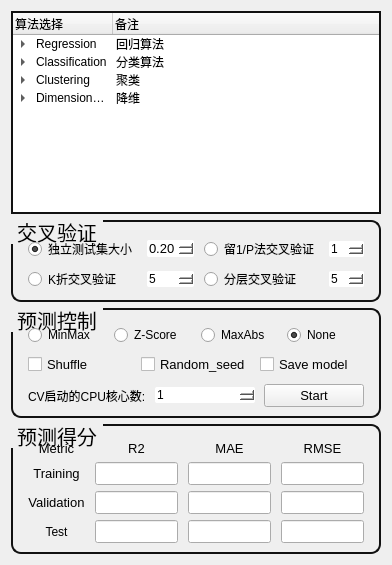
<?xml version="1.0" encoding="UTF-8"?>
<ui version="4.0">
 <class>MdiSubW_ModelTrain</class>
 <widget class="QWidget" name="MdiSubW_ModelTrain">
  <property name="geometry">
   <rect>
    <x>0</x>
    <y>0</y>
    <width>389</width>
    <height>565</height>
   </rect>
  </property>
  <property name="maximumSize">
   <size>
    <width>450</width>
    <height>16777215</height>
   </size>
  </property>
  <property name="windowTitle">
   <string>Form</string>
  </property>
  <property name="styleSheet">
   <string notr="true"/>
  </property>
  <layout class="QVBoxLayout" name="verticalLayout_4">
   <item>
    <layout class="QVBoxLayout" name="verticalLayout_3">
     <item>
      <widget class="QTreeWidget" name="treeWidget_AlgorithmSelection">
       <property name="minimumSize">
        <size>
         <width>0</width>
         <height>150</height>
        </size>
       </property>
       <property name="styleSheet">
        <string notr="true">QTreeWidget{
    border: 2px solid rgb(17, 17, 17);

    margin-top: 0em;
}</string>
       </property>
       <attribute name="headerVisible">
        <bool>true</bool>
       </attribute>
       <attribute name="headerCascadingSectionResizes">
        <bool>false</bool>
       </attribute>
       <attribute name="headerMinimumSectionSize">
        <number>50</number>
       </attribute>
       <attribute name="headerHighlightSections">
        <bool>true</bool>
       </attribute>
       <attribute name="headerShowSortIndicator" stdset="0">
        <bool>false</bool>
       </attribute>
       <attribute name="headerStretchLastSection">
        <bool>true</bool>
       </attribute>
       <column>
        <property name="text">
         <string>算法选择</string>
        </property>
       </column>
       <column>
        <property name="text">
         <string>备注</string>
        </property>
       </column>
       <item>
        <property name="text">
         <string>Regression</string>
        </property>
        <property name="text">
         <string>回归算法</string>
        </property>
        <item>
         <property name="text">
          <string>Support Vector Machine Regression</string>
         </property>
         <property name="checkState">
          <enum>Unchecked</enum>
         </property>
         <property name="text">
          <string>支持向量机回归</string>
         </property>
        </item>
        <item>
         <property name="text">
          <string>Ridge Regression</string>
         </property>
         <property name="checkState">
          <enum>Unchecked</enum>
         </property>
         <property name="text">
          <string>岭回归</string>
         </property>
        </item>
        <item>
         <property name="text">
          <string>Random Forest Regression</string>
         </property>
         <property name="checkState">
          <enum>Unchecked</enum>
         </property>
         <property name="text">
          <string>随机森林回归</string>
         </property>
        </item>
        <item>
         <property name="text">
          <string>Neural Networks Regression</string>
         </property>
         <property name="checkState">
          <enum>Unchecked</enum>
         </property>
         <property name="text">
          <string>神经网络回归</string>
         </property>
        </item>
        <item>
         <property name="text">
          <string>Linear Regression</string>
         </property>
         <property name="checkState">
          <enum>Unchecked</enum>
         </property>
         <property name="text">
          <string>线性回归</string>
         </property>
        </item>
        <item>
         <property name="text">
          <string>Lasso Regression</string>
         </property>
         <property name="checkState">
          <enum>Unchecked</enum>
         </property>
         <property name="text">
          <string>套索回归</string>
         </property>
        </item>
        <item>
         <property name="text">
          <string>K-Nearest Neighbors Regression</string>
         </property>
         <property name="checkState">
          <enum>Unchecked</enum>
         </property>
         <property name="text">
          <string>K近邻回归</string>
         </property>
        </item>
        <item>
         <property name="text">
          <string>Gradient Boosting Regression Trees</string>
         </property>
         <property name="checkState">
          <enum>Unchecked</enum>
         </property>
         <property name="text">
          <string>梯度提升回归树</string>
         </property>
        </item>
        <item>
         <property name="text">
          <string>Elastic Net</string>
         </property>
         <property name="checkState">
          <enum>Unchecked</enum>
         </property>
         <property name="text">
          <string>弹性网络</string>
         </property>
        </item>
        <item>
         <property name="text">
          <string>Decision Tree Regression</string>
         </property>
         <property name="checkState">
          <enum>Unchecked</enum>
         </property>
         <property name="text">
          <string>决策树回归</string>
         </property>
        </item>
       </item>
       <item>
        <property name="text">
         <string>Classification</string>
        </property>
        <property name="text">
         <string>分类算法</string>
        </property>
        <item>
         <property name="text">
          <string>XGBoost</string>
         </property>
         <property name="checkState">
          <enum>Unchecked</enum>
         </property>
         <property name="text">
          <string>极端梯度提升</string>
         </property>
        </item>
        <item>
         <property name="text">
          <string>Support Vector Machine Classification</string>
         </property>
         <property name="checkState">
          <enum>Unchecked</enum>
         </property>
         <property name="text">
          <string>支持向量机分类</string>
         </property>
        </item>
        <item>
         <property name="text">
          <string>Random Forest Classification</string>
         </property>
         <property name="checkState">
          <enum>Unchecked</enum>
         </property>
         <property name="text">
          <string>随机森林分类</string>
         </property>
        </item>
        <item>
         <property name="text">
          <string>Neural Networks Classification</string>
         </property>
         <property name="checkState">
          <enum>Unchecked</enum>
         </property>
         <property name="text">
          <string>神经网络</string>
         </property>
        </item>
        <item>
         <property name="text">
          <string>Naive Bayes</string>
         </property>
         <property name="checkState">
          <enum>Unchecked</enum>
         </property>
         <property name="text">
          <string>朴素贝叶斯</string>
         </property>
        </item>
        <item>
         <property name="text">
          <string>Logistic Regression</string>
         </property>
         <property name="checkState">
          <enum>Unchecked</enum>
         </property>
         <property name="text">
          <string>逻辑回归</string>
         </property>
        </item>
        <item>
         <property name="text">
          <string>LightGBM</string>
         </property>
         <property name="checkState">
          <enum>Unchecked</enum>
         </property>
         <property name="text">
          <string>轻量级梯度提升机</string>
         </property>
        </item>
        <item>
         <property name="text">
          <string>K-Nearest Neighbors</string>
         </property>
         <property name="checkState">
          <enum>Unchecked</enum>
         </property>
         <property name="text">
          <string>K近邻分类</string>
         </property>
        </item>
        <item>
         <property name="text">
          <string>Gradient Boosting Trees</string>
         </property>
         <property name="checkState">
          <enum>Unchecked</enum>
         </property>
         <property name="text">
          <string>梯度提升树</string>
         </property>
        </item>
        <item>
         <property name="text">
          <string>Decision Tree</string>
         </property>
         <property name="checkState">
          <enum>Unchecked</enum>
         </property>
         <property name="text">
          <string>决策树</string>
         </property>
        </item>
        <item>
         <property name="text">
          <string>CatBoost</string>
         </property>
         <property name="checkState">
          <enum>Unchecked</enum>
         </property>
         <property name="text">
          <string>Cat提升算法</string>
         </property>
        </item>
        <item>
         <property name="text">
          <string>AdaBoost</string>
         </property>
         <property name="checkState">
          <enum>Unchecked</enum>
         </property>
         <property name="text">
          <string>自适应提升算法</string>
         </property>
        </item>
       </item>
       <item>
        <property name="text">
         <string>Clustering</string>
        </property>
        <property name="text">
         <string>聚类</string>
        </property>
        <item>
         <property name="text">
          <string>K-Means Clustering</string>
         </property>
         <property name="text">
          <string>K均值聚类</string>
         </property>
        </item>
        <item>
         <property name="text">
          <string>Self-Organizing Maps</string>
         </property>
         <property name="text">
          <string>自组织映射</string>
         </property>
        </item>
        <item>
         <property name="text">
          <string>Density Peak Clustering</string>
         </property>
         <property name="text">
          <string>密度峰值聚类</string>
         </property>
        </item>
        <item>
         <property name="text">
          <string>Mean Shift Clustering</string>
         </property>
         <property name="text">
          <string>均值漂移聚类</string>
         </property>
        </item>
        <item>
         <property name="text">
          <string>SpectralClustering</string>
         </property>
         <property name="text">
          <string>光谱聚类</string>
         </property>
        </item>
        <item>
         <property name="text">
          <string>Gaussian Mixture Models</string>
         </property>
         <property name="text">
          <string>高斯混合模型</string>
         </property>
        </item>
        <item>
         <property name="text">
          <string>HierarchicalClustering</string>
         </property>
         <property name="text">
          <string>层次聚类</string>
         </property>
        </item>
        <item>
         <property name="text">
          <string>Ordering Points To ldentify the Clustering Structure</string>
         </property>
         <property name="text">
          <string>OPTICS算法</string>
         </property>
        </item>
        <item>
         <property name="text">
          <string>Density-Based Spatial Clustering of Applications with Noise</string>
         </property>
         <property name="text">
          <string>DBSCAN算法</string>
         </property>
        </item>
       </item>
       <item>
        <property name="text">
         <string>Dimensionality reduction</string>
        </property>
        <property name="text">
         <string>降维</string>
        </property>
        <item>
         <property name="text">
          <string>Autoencoders</string>
         </property>
         <property name="text">
          <string>自动编码器</string>
         </property>
        </item>
        <item>
         <property name="text">
          <string>Principal Component Analysis</string>
         </property>
         <property name="text">
          <string>主成分分析</string>
         </property>
        </item>
        <item>
         <property name="text">
          <string>Factor Analysis</string>
         </property>
         <property name="text">
          <string>因子分析</string>
         </property>
        </item>
        <item>
         <property name="text">
          <string>Linear Discriminant Analysis</string>
         </property>
         <property name="text">
          <string>线性判别分析</string>
         </property>
        </item>
        <item>
         <property name="text">
          <string>Multidimensional Scaling</string>
         </property>
         <property name="text">
          <string>多维尺度缩减</string>
         </property>
        </item>
        <item>
         <property name="text">
          <string>Independent Component Analysis</string>
         </property>
         <property name="text">
          <string>独立成分分析</string>
         </property>
        </item>
        <item>
         <property name="text">
          <string>Uniform Manifold Approximation and Projection</string>
         </property>
         <property name="text">
          <string>UMAP算法</string>
         </property>
        </item>
        <item>
         <property name="text">
          <string>t-Distributed Stochastic Neighbor Embedding</string>
         </property>
         <property name="text">
          <string>t-分布随机邻域嵌入</string>
         </property>
        </item>
       </item>
      </widget>
     </item>
     <item>
      <layout class="QVBoxLayout" name="verticalLayout_2">
       <item>
        <widget class="QGroupBox" name="groupBox_CrossVaildation">
         <property name="sizePolicy">
          <sizepolicy hsizetype="Preferred" vsizetype="Preferred">
           <horstretch>0</horstretch>
           <verstretch>0</verstretch>
          </sizepolicy>
         </property>
         <property name="styleSheet">
          <string notr="true">QGroupBox{
    border: 2px solid rgb(17, 17, 17);
    border-radius: 10px;
    margin-top: 0.5em;
	font-family: &quot;黑体&quot;;
    font-size: 20px;
}

QGroupBox::title {
    subcontrol-origin: margin;
    subcontrol-position: top left;
    padding: 0 3px;
}
</string>
         </property>
         <property name="title">
          <string>交叉验证</string>
         </property>
         <layout class="QGridLayout" name="gridLayout">
          <property name="leftMargin">
           <number>15</number>
          </property>
          <property name="topMargin">
           <number>15</number>
          </property>
          <property name="rightMargin">
           <number>15</number>
          </property>
          <property name="horizontalSpacing">
           <number>10</number>
          </property>
          <property name="verticalSpacing">
           <number>6</number>
          </property>
          <item row="0" column="2">
           <widget class="QRadioButton" name="radioButton_LeavePOut">
            <property name="toolTip">
             <string>&lt;html&gt;&lt;head/&gt;&lt;body&gt;&lt;p&gt;&lt;span style=&quot; font-size:12pt;&quot;&gt;设为&lt;/span&gt;&lt;span style=&quot; font-size:12pt; font-weight:600; color:#ff0000;&quot;&gt;1&lt;/span&gt;&lt;span style=&quot; font-size:12pt;&quot;&gt;将进行留一法交叉验证，大于1将进行留P法交叉验证。&lt;/span&gt;&lt;/p&gt;&lt;/body&gt;&lt;/html&gt;</string>
            </property>
            <property name="text">
             <string>留1/P法交叉验证</string>
            </property>
           </widget>
          </item>
          <item row="0" column="3">
           <widget class="QSpinBox" name="spinBox_LeavePOut">
            <property name="styleSheet">
             <string notr="true">QSpinBox {
    border: none;
    border-radius: 2px;
    background-color: white;
}
</string>
            </property>
            <property name="minimum">
             <number>1</number>
            </property>
            <property name="value">
             <number>1</number>
            </property>
           </widget>
          </item>
          <item row="2" column="0">
           <widget class="QRadioButton" name="radioButton_KFoldCV">
            <property name="text">
             <string>K折交叉验证</string>
            </property>
           </widget>
          </item>
          <item row="2" column="1">
           <widget class="QSpinBox" name="spinBox_KFoldCV">
            <property name="styleSheet">
             <string notr="true">QSpinBox {
    border: none;
    border-radius: 2px;
    background-color: white;
}
</string>
            </property>
            <property name="minimum">
             <number>2</number>
            </property>
            <property name="value">
             <number>5</number>
            </property>
           </widget>
          </item>
          <item row="0" column="1">
           <widget class="QDoubleSpinBox" name="doubleSpinBox_TestSet">
            <property name="font">
             <font>
              <family>Segoe UI</family>
              <pointsize>10</pointsize>
              <italic>false</italic>
              <bold>false</bold>
             </font>
            </property>
            <property name="styleSheet">
             <string notr="true">QDoubleSpinBox {
    border: none;
    border-radius: 2px;
    background-color: white;
}
</string>
            </property>
            <property name="minimum">
             <double>0.010000000000000</double>
            </property>
            <property name="maximum">
             <double>0.990000000000000</double>
            </property>
            <property name="singleStep">
             <double>0.010000000000000</double>
            </property>
            <property name="value">
             <double>0.200000000000000</double>
            </property>
           </widget>
          </item>
          <item row="0" column="0">
           <widget class="QRadioButton" name="radioButton_TestSet">
            <property name="text">
             <string>独立测试集大小</string>
            </property>
            <property name="checked">
             <bool>true</bool>
            </property>
           </widget>
          </item>
          <item row="2" column="2">
           <widget class="QRadioButton" name="radioButton_StratifiedCV">
            <property name="text">
             <string>分层交叉验证</string>
            </property>
           </widget>
          </item>
          <item row="2" column="3">
           <widget class="QSpinBox" name="spinBox_StratifiedCV">
            <property name="styleSheet">
             <string notr="true">QSpinBox {
    border: none;
    border-radius: 2px;
    background-color: white;
}
</string>
            </property>
            <property name="minimum">
             <number>2</number>
            </property>
            <property name="value">
             <number>5</number>
            </property>
           </widget>
          </item>
         </layout>
        </widget>
       </item>
       <item>
        <widget class="QGroupBox" name="groupBox_PredictiveControl">
         <property name="sizePolicy">
          <sizepolicy hsizetype="Preferred" vsizetype="Fixed">
           <horstretch>0</horstretch>
           <verstretch>0</verstretch>
          </sizepolicy>
         </property>
         <property name="maximumSize">
          <size>
           <width>16777215</width>
           <height>16777215</height>
          </size>
         </property>
         <property name="styleSheet">
          <string notr="true">QGroupBox{
    border: 2px solid rgb(17, 17, 17);
    border-radius: 10px;
    margin-top: 0.5em;
	font-family: &quot;黑体&quot;;
    font-size: 20px;
}

QGroupBox::title {
    subcontrol-origin: margin;
    subcontrol-position: top left;
    padding: 0 3px;
}
</string>
         </property>
         <property name="title">
          <string>预测控制</string>
         </property>
         <layout class="QVBoxLayout" name="verticalLayout">
          <property name="spacing">
           <number>9</number>
          </property>
          <property name="leftMargin">
           <number>15</number>
          </property>
          <property name="topMargin">
           <number>15</number>
          </property>
          <property name="rightMargin">
           <number>15</number>
          </property>
          <item>
           <layout class="QHBoxLayout" name="horizontalLayout_2" stretch="1,1,1,1">
            <item>
             <widget class="QRadioButton" name="radioButton_MinMax">
              <property name="text">
               <string>MinMax</string>
              </property>
             </widget>
            </item>
            <item>
             <widget class="QRadioButton" name="radioButton_ZScore">
              <property name="text">
               <string>Z-Score</string>
              </property>
             </widget>
            </item>
            <item>
             <widget class="QRadioButton" name="radioButton_MaxAbs">
              <property name="text">
               <string>MaxAbs</string>
              </property>
             </widget>
            </item>
            <item>
             <widget class="QRadioButton" name="radioButton_None">
              <property name="text">
               <string>None</string>
              </property>
              <property name="checked">
               <bool>true</bool>
              </property>
             </widget>
            </item>
           </layout>
          </item>
          <item>
           <layout class="QHBoxLayout" name="horizontalLayout">
            <item>
             <widget class="QCheckBox" name="checkBox_Shuddle">
              <property name="font">
               <font>
                <family>Segoe UI</family>
                <pointsize>10</pointsize>
                <italic>false</italic>
                <bold>false</bold>
               </font>
              </property>
              <property name="toolTip">
               <string>&lt;html&gt;&lt;head/&gt;&lt;body&gt;&lt;p align=&quot;justify&quot;&gt;&lt;span style=&quot; font-size:12pt;&quot;&gt;shuffle参数可以用来控制训练数据的顺序是否打乱。在机器学习中，打乱训练数据的顺序可以帮助模型更好地学习特征和避免出现过拟合的问题.当shuffle参数设置为True时，训练数据会被随机打乱，否则训练数据会按照原始顺序使用。&lt;/span&gt;&lt;/p&gt;&lt;/body&gt;&lt;/html&gt;</string>
              </property>
              <property name="styleSheet">
               <string notr="true"/>
              </property>
              <property name="text">
               <string>Shuffle</string>
              </property>
              <property name="tristate">
               <bool>false</bool>
              </property>
             </widget>
            </item>
            <item>
             <widget class="QCheckBox" name="checkBox_RandomSeed">
              <property name="font">
               <font>
                <family>Segoe UI</family>
                <pointsize>10</pointsize>
                <italic>false</italic>
                <bold>false</bold>
               </font>
              </property>
              <property name="toolTip">
               <string>&lt;html&gt;&lt;head/&gt;&lt;body&gt;&lt;p align=&quot;justify&quot;&gt;&lt;span style=&quot; font-size:12pt;&quot;&gt;random_seed是为random_state参数提供一个随机种子，为了控制每次生成的随机数相同，保证结果的可重复性。在某些情况下，我们需要多次运行相同的代码，以得到平均结果或对结果进行比较。如果不设置random_state参数，每次生成的随机数将不同，这样就无法保证结果的一致性。&lt;/span&gt;&lt;/p&gt;&lt;/body&gt;&lt;/html&gt;</string>
              </property>
              <property name="text">
               <string>Random_seed</string>
              </property>
             </widget>
            </item>
            <item>
             <widget class="QCheckBox" name="checkBox_SaveModel">
              <property name="font">
               <font>
                <family>Segoe UI</family>
                <pointsize>10</pointsize>
                <italic>false</italic>
                <bold>false</bold>
               </font>
              </property>
              <property name="text">
               <string>Save model</string>
              </property>
             </widget>
            </item>
           </layout>
          </item>
          <item>
           <layout class="QHBoxLayout" name="horizontalLayout_11">
            <item>
             <widget class="QLabel" name="label_CPU">
              <property name="toolTip">
               <string>&lt;html&gt;&lt;head/&gt;&lt;body&gt;&lt;p align=&quot;justify&quot;&gt;&lt;span style=&quot; font-size:12pt;&quot;&gt;需要注意的是，这个参数只在数据量很大时才会有效果，对于较小的数据集，使用多核反而会导致程序运行变慢。另外，有些算法本身并不支持并行计算，此时设置n_jobs也不会起到加速的作用。&lt;br/&gt;&lt;/span&gt;&lt;/p&gt;&lt;/body&gt;&lt;/html&gt;</string>
              </property>
              <property name="text">
               <string>CV启动的CPU核心数:</string>
              </property>
              <property name="alignment">
               <set>Qt::AlignJustify|Qt::AlignVCenter</set>
              </property>
             </widget>
            </item>
            <item>
             <widget class="QSpinBox" name="spinBox_CPU">
              <property name="styleSheet">
               <string notr="true">QSpinBox {
    border: none;
    border-radius: 2px;
    background-color: white;
}
</string>
              </property>
              <property name="minimum">
               <number>1</number>
              </property>
              <property name="value">
               <number>1</number>
              </property>
             </widget>
            </item>
            <item>
             <widget class="QPushButton" name="pushButton_Start">
              <property name="font">
               <font>
                <family>Segoe UI</family>
                <pointsize>10</pointsize>
                <italic>false</italic>
                <bold>false</bold>
               </font>
              </property>
              <property name="text">
               <string>Start</string>
              </property>
             </widget>
            </item>
           </layout>
          </item>
         </layout>
        </widget>
       </item>
       <item>
        <widget class="QGroupBox" name="groupBox_PredictiveScore">
         <property name="sizePolicy">
          <sizepolicy hsizetype="Preferred" vsizetype="Fixed">
           <horstretch>0</horstretch>
           <verstretch>0</verstretch>
          </sizepolicy>
         </property>
         <property name="maximumSize">
          <size>
           <width>16777215</width>
           <height>16777215</height>
          </size>
         </property>
         <property name="styleSheet">
          <string notr="true">QGroupBox{
    border: 2px solid rgb(17, 17, 17);
    border-radius: 10px;
    margin-top: 0.5em;
	font-family: &quot;黑体&quot;;
    font-size: 20px;
}

QGroupBox::title {
    subcontrol-origin: margin;
    subcontrol-position: top left;
    padding: 0 3px;
}
</string>
         </property>
         <property name="title">
          <string>预测得分</string>
         </property>
         <layout class="QGridLayout" name="gridLayout_4">
          <property name="leftMargin">
           <number>15</number>
          </property>
          <property name="topMargin">
           <number>15</number>
          </property>
          <property name="rightMargin">
           <number>15</number>
          </property>
          <property name="horizontalSpacing">
           <number>10</number>
          </property>
          <item row="0" column="2">
           <widget class="QLabel" name="label_MAE">
            <property name="font">
             <font>
              <family>Segoe UI</family>
              <pointsize>10</pointsize>
              <italic>false</italic>
              <bold>false</bold>
             </font>
            </property>
            <property name="text">
             <string>MAE</string>
            </property>
            <property name="alignment">
             <set>Qt::AlignCenter</set>
            </property>
           </widget>
          </item>
          <item row="2" column="1">
           <widget class="QLineEdit" name="lineEdit_VaildationR2">
            <property name="font">
             <font>
              <family>Segoe UI</family>
              <pointsize>10</pointsize>
              <italic>false</italic>
              <bold>false</bold>
             </font>
            </property>
           </widget>
          </item>
          <item row="1" column="1">
           <widget class="QLineEdit" name="lineEdit_TrainingR2">
            <property name="font">
             <font>
              <family>Segoe UI</family>
              <pointsize>10</pointsize>
              <italic>false</italic>
              <bold>false</bold>
             </font>
            </property>
           </widget>
          </item>
          <item row="3" column="3">
           <widget class="QLineEdit" name="lineEdit_TestRMSE">
            <property name="font">
             <font>
              <family>Segoe UI</family>
              <pointsize>10</pointsize>
              <italic>false</italic>
              <bold>false</bold>
             </font>
            </property>
           </widget>
          </item>
          <item row="2" column="3">
           <widget class="QLineEdit" name="lineEdit_VaildationRMSE">
            <property name="font">
             <font>
              <family>Segoe UI</family>
              <pointsize>10</pointsize>
              <italic>false</italic>
              <bold>false</bold>
             </font>
            </property>
           </widget>
          </item>
          <item row="3" column="0">
           <widget class="QLabel" name="label_Test">
            <property name="text">
             <string>Test</string>
            </property>
            <property name="alignment">
             <set>Qt::AlignCenter</set>
            </property>
           </widget>
          </item>
          <item row="3" column="2">
           <widget class="QLineEdit" name="lineEdit_TestMAE">
            <property name="font">
             <font>
              <family>Segoe UI</family>
              <pointsize>10</pointsize>
              <italic>false</italic>
              <bold>false</bold>
             </font>
            </property>
           </widget>
          </item>
          <item row="1" column="3">
           <widget class="QLineEdit" name="lineEdit_TrainingRMSE">
            <property name="font">
             <font>
              <family>Segoe UI</family>
              <pointsize>10</pointsize>
              <italic>false</italic>
              <bold>false</bold>
             </font>
            </property>
           </widget>
          </item>
          <item row="0" column="1">
           <widget class="QLabel" name="label_R2">
            <property name="font">
             <font>
              <family>Segoe UI</family>
              <pointsize>10</pointsize>
              <italic>false</italic>
              <bold>false</bold>
             </font>
            </property>
            <property name="text">
             <string>R2</string>
            </property>
            <property name="textFormat">
             <enum>Qt::RichText</enum>
            </property>
            <property name="alignment">
             <set>Qt::AlignCenter</set>
            </property>
           </widget>
          </item>
          <item row="0" column="0">
           <widget class="QLabel" name="label_Metric">
            <property name="font">
             <font>
              <family>Segoe UI</family>
              <pointsize>10</pointsize>
              <italic>false</italic>
              <bold>false</bold>
             </font>
            </property>
            <property name="text">
             <string>Metric</string>
            </property>
            <property name="alignment">
             <set>Qt::AlignCenter</set>
            </property>
           </widget>
          </item>
          <item row="2" column="2">
           <widget class="QLineEdit" name="lineEdit_VaildationMAE">
            <property name="font">
             <font>
              <family>Segoe UI</family>
              <pointsize>10</pointsize>
              <italic>false</italic>
              <bold>false</bold>
             </font>
            </property>
           </widget>
          </item>
          <item row="3" column="1">
           <widget class="QLineEdit" name="lineEdit_TestR2">
            <property name="font">
             <font>
              <family>Segoe UI</family>
              <pointsize>10</pointsize>
              <italic>false</italic>
              <bold>false</bold>
             </font>
            </property>
           </widget>
          </item>
          <item row="2" column="0">
           <widget class="QLabel" name="label_Vaildation">
            <property name="font">
             <font>
              <family>Segoe UI</family>
              <pointsize>10</pointsize>
              <italic>false</italic>
              <bold>false</bold>
             </font>
            </property>
            <property name="text">
             <string>Validation</string>
            </property>
            <property name="alignment">
             <set>Qt::AlignCenter</set>
            </property>
           </widget>
          </item>
          <item row="0" column="3">
           <widget class="QLabel" name="label_RMSE">
            <property name="font">
             <font>
              <family>Segoe UI</family>
              <pointsize>10</pointsize>
              <italic>false</italic>
              <bold>false</bold>
             </font>
            </property>
            <property name="text">
             <string>RMSE</string>
            </property>
            <property name="alignment">
             <set>Qt::AlignCenter</set>
            </property>
           </widget>
          </item>
          <item row="1" column="2">
           <widget class="QLineEdit" name="lineEdit_TrainingMAE">
            <property name="font">
             <font>
              <family>Segoe UI</family>
              <pointsize>10</pointsize>
              <italic>false</italic>
              <bold>false</bold>
             </font>
            </property>
           </widget>
          </item>
          <item row="1" column="0">
           <widget class="QLabel" name="label_Training">
            <property name="font">
             <font>
              <family>Segoe UI</family>
              <pointsize>10</pointsize>
              <italic>false</italic>
              <bold>false</bold>
             </font>
            </property>
            <property name="text">
             <string>Training</string>
            </property>
            <property name="alignment">
             <set>Qt::AlignCenter</set>
            </property>
           </widget>
          </item>
         </layout>
        </widget>
       </item>
      </layout>
     </item>
    </layout>
   </item>
  </layout>
 </widget>
 <resources/>
 <connections/>
</ui>
